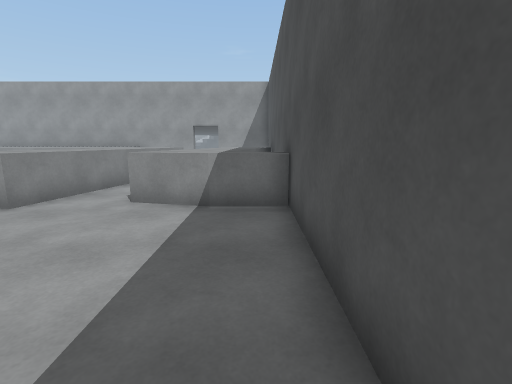
[1] (above)

24 first-person views from a walk through a Unity game level. The camera is 1.4 m above the floor, tilts 10° down and sees 85° across. The floor is counted in squares, 1 m on a side. Each view is taken from the middle of a square. On the plan, view 1 faces up. The plan holds only what a view shows up to about 14 squares ahead; the rest is blank. The place goes on beyond the plan. The player character is not drawn.

[2]
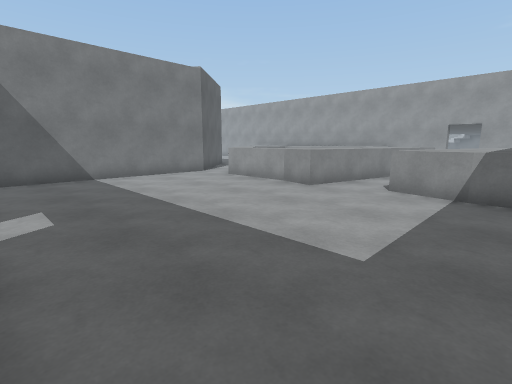

[3]
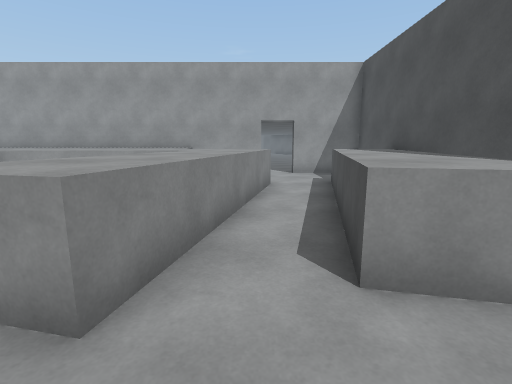

[4]
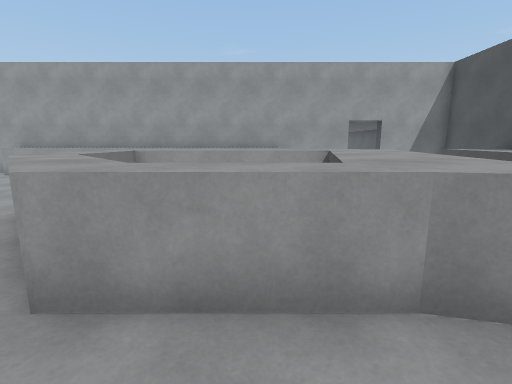

[5]
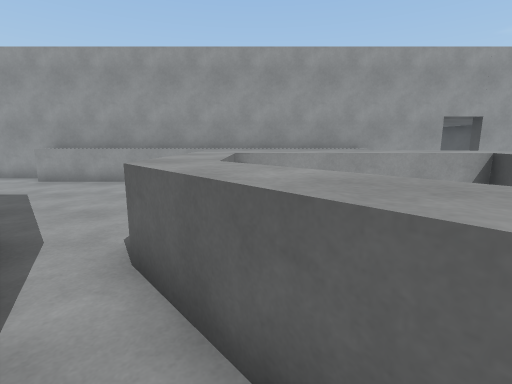

[6]
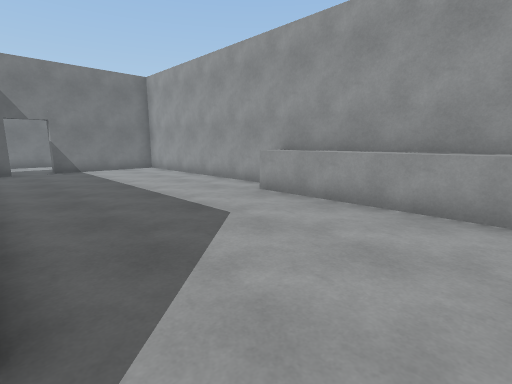

[7]
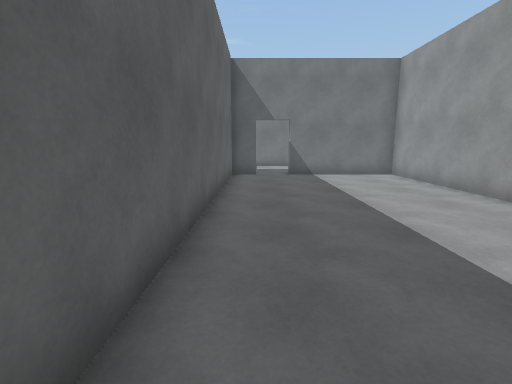

[8]
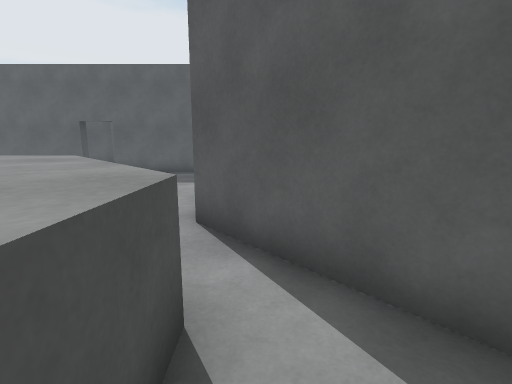

[9]
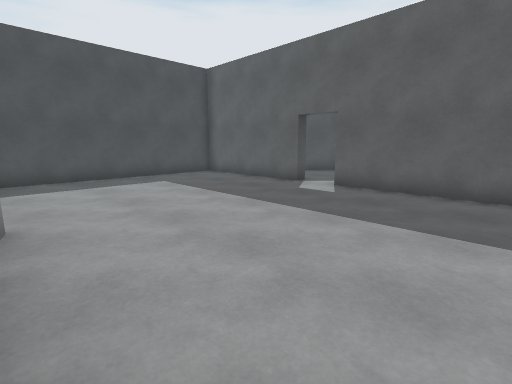

[10]
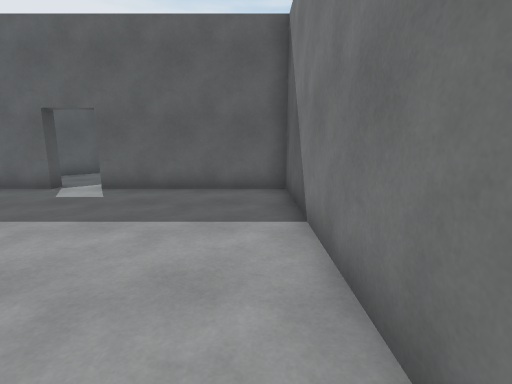

[11]
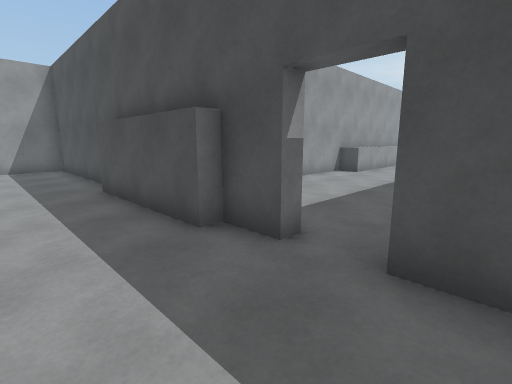

[12]
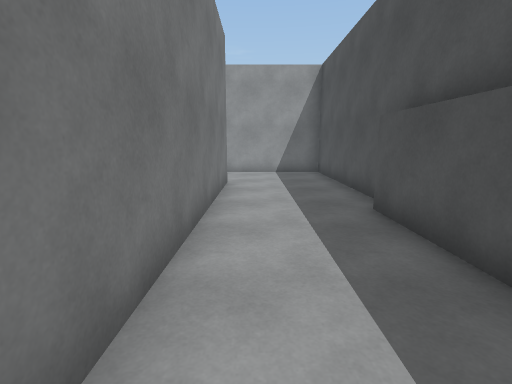

[13]
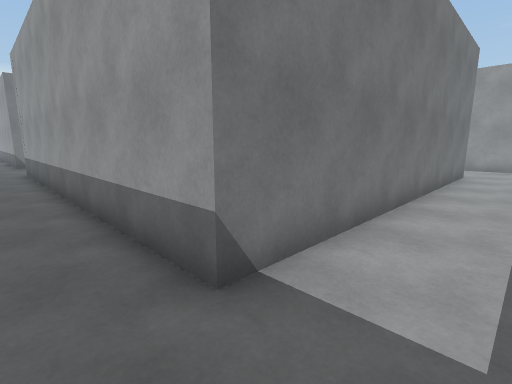

[14]
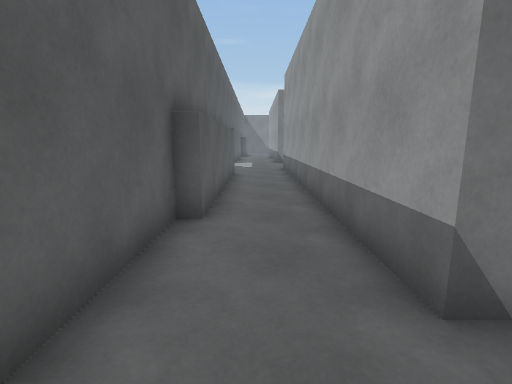

[15]
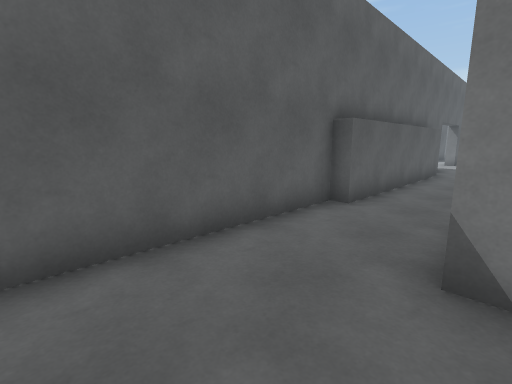

[16]
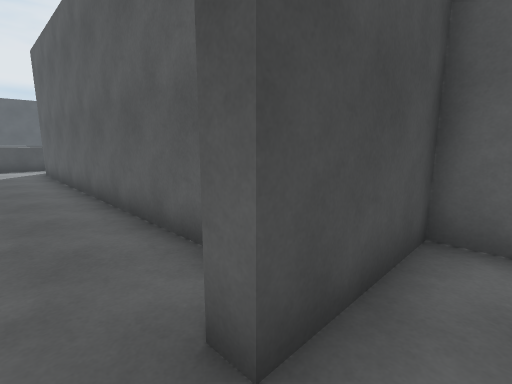

[17]
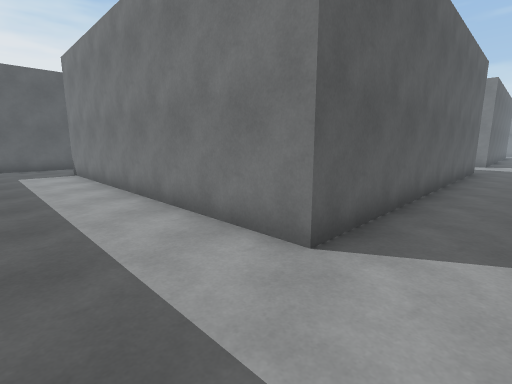

[18]
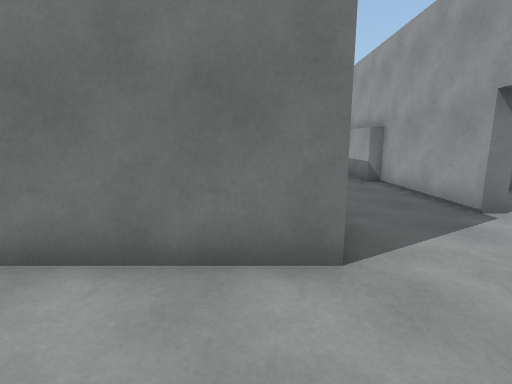

[19]
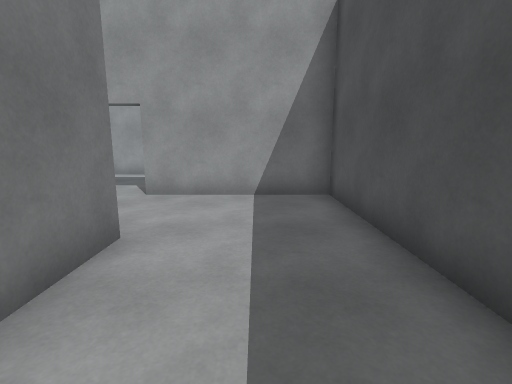

[20]
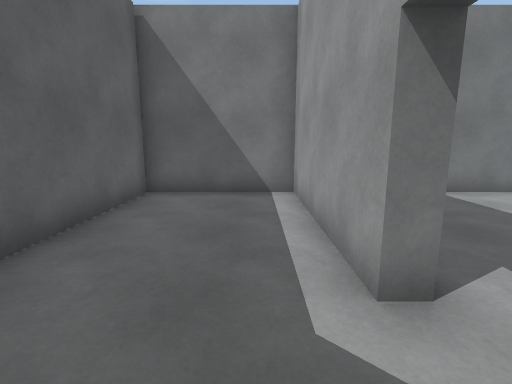

[21]
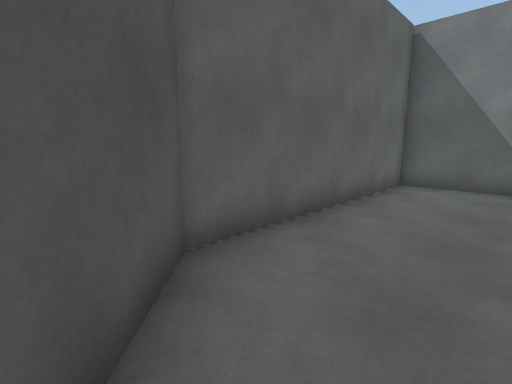

[22]
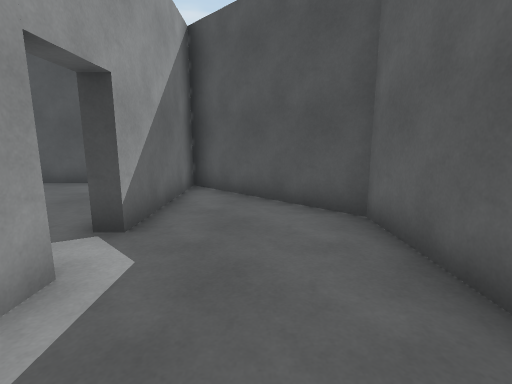

[23]
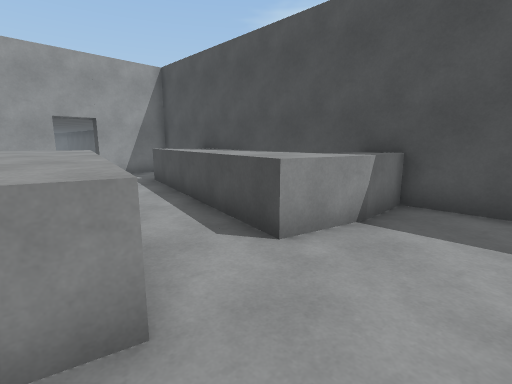

[24]
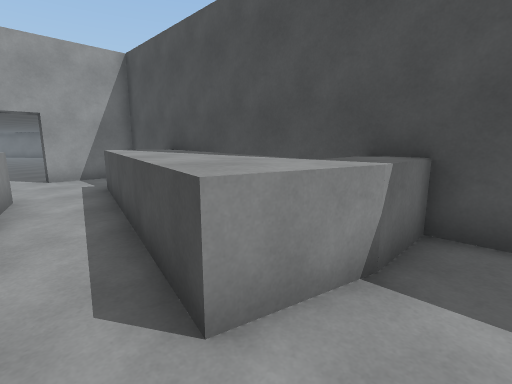

### Floor plan
Key: @ floor where view 1 was taken; # wall or solid block; . floor; ^ raised ledge.
Columns run from 38 left of view 1 to 1 right of it. Each row starts with its distance up from view 1.
 28  ...
 27 ###.######
 26 .........#
 25 .........#
 24 .........#
 23 ######...#                         ..
 22      #...#                         ..
 21      #...#                         ..
 20      #...#                         ..
 19      #...#                         ..
 18      #...#                         ..
 17      #...##########################.####
 16      #...#.........^^^^^^^^^^^^^   ... #
 15      #...#................         ... #
 14      #...#................^^^^^^^^.#.^^#
 13      #...#................^^^^^^^^^..^^#
 12      #....................^^^^^^^^^.^^^#
 11 ######....................^     ^^^.^^^#
 10 .........###############..^.    ^^..^^^#
  9 .........#             #..^^   .^^..^^.#
  8 ###......#             ##..^^  ^^^..^^.#
  7   ########              ##..^^^^^^.^^^^#
  6                          ##.^^^^^^...^^#
  5                           #............#
  4                           #............#
  3                           #............#
  2                           #............#
  1                           #............#
  0                           #...........@#
 -1                           #............#
 -2                           #............#
 -3                           ######..######
 -4                           #..........##
 -5                           #.........##
 -6                           #........##
 -7                           ##########

Where each view was taken, in squares from view 1:
view 1: 0 up, 0 right, facing up
view 2: 2 down, 0 right, facing up-left
view 3: 4 up, 4 left, facing up
view 4: 4 up, 8 left, facing up
view 5: 6 up, 11 left, facing up
view 6: 10 up, 13 left, facing up-left
view 7: 11 up, 16 left, facing left
view 8: 11 up, 13 left, facing down
view 9: 6 up, 11 left, facing down-right
view 10: 6 up, 11 left, facing down
view 11: 10 up, 32 left, facing up-right
view 12: 13 up, 32 left, facing up
view 13: 9 up, 31 left, facing up-left
view 14: 9 up, 31 left, facing left
view 15: 11 up, 30 left, facing down-left
view 16: 12 up, 30 left, facing down-right
view 17: 25 up, 30 left, facing down-left
view 18: 22 up, 30 left, facing left
view 19: 19 up, 31 left, facing up
view 20: 4 down, 4 left, facing left
view 21: 4 down, 2 left, facing down-left
view 22: 5 down, 9 left, facing right
view 23: 4 up, 6 left, facing up-right
view 24: 5 up, 4 left, facing up-right
